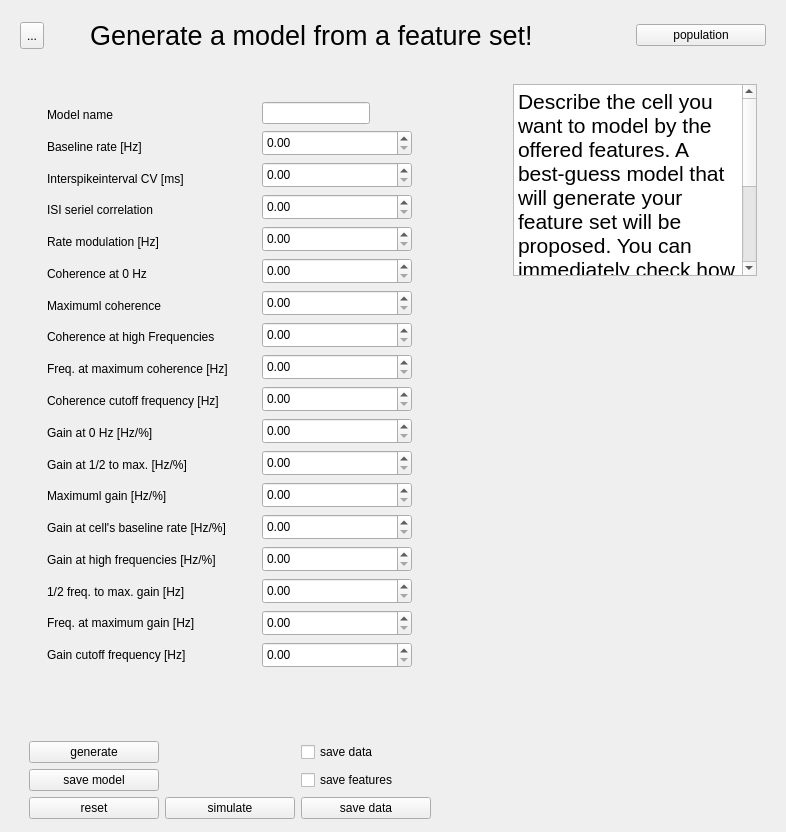
      <widget class="QWidget" name="create_model">
       <layout class="QVBoxLayout" name="verticalLayout_17">
        <item>
         <widget class="QWidget" name="cm_header" native="true">
          <layout class="QHBoxLayout" name="horizontalLayout_7" stretch="0,0,1,0">
           <item>
            <widget class="QToolButton" name="cm_back_to_main">
             <property name="maximumSize">
              <size>
               <width>16777215</width>
               <height>27</height>
              </size>
             </property>
             <property name="text">
              <string>...</string>
             </property>
             <property name="icon">
              <iconset resource="resources.qrc">
               <normaloff>:/icons/pictograms/home.png</normaloff>:/icons/pictograms/home.png</iconset>
             </property>
             <property name="iconSize">
              <size>
               <width>24</width>
               <height>16</height>
              </size>
             </property>
             <property name="arrowType">
              <enum>Qt::NoArrow</enum>
             </property>
            </widget>
           </item>
           <item>
            <spacer name="horizontalSpacer_5">
             <property name="orientation">
              <enum>Qt::Horizontal</enum>
             </property>
             <property name="sizeType">
              <enum>QSizePolicy::Maximum</enum>
             </property>
             <property name="sizeHint" stdset="0">
              <size>
               <width>40</width>
               <height>20</height>
              </size>
             </property>
            </spacer>
           </item>
           <item>
            <widget class="QLabel" name="cm_title">
             <property name="font">
              <font>
               <pointsize>20</pointsize>
              </font>
             </property>
             <property name="text">
              <string>Generate a model from a feature set!</string>
             </property>
             <property name="role" stdset="0">
              <string>title</string>
             </property>
            </widget>
           </item>
           <item>
            <widget class="QPushButton" name="cm_table_version">
             <property name="sizePolicy">
              <sizepolicy hsizetype="Fixed" vsizetype="Fixed">
               <horstretch>0</horstretch>
               <verstretch>0</verstretch>
              </sizepolicy>
             </property>
             <property name="minimumSize">
              <size>
               <width>130</width>
               <height>0</height>
              </size>
             </property>
             <property name="maximumSize">
              <size>
               <width>130</width>
               <height>16777215</height>
              </size>
             </property>
             <property name="text">
              <string>population</string>
             </property>
            </widget>
           </item>
          </layout>
         </widget>
        </item>
        <item>
         <widget class="QWidget" name="cm_content_widget" native="true">
          <layout class="QHBoxLayout" name="horizontalLayout_10" stretch="8,1,20">
           <property name="bottomMargin">
            <number>1</number>
           </property>
           <item alignment="Qt::AlignRight">
            <widget class="QWidget" name="widget_4" native="true">
             <property name="sizePolicy">
              <sizepolicy hsizetype="Preferred" vsizetype="Expanding">
               <horstretch>0</horstretch>
               <verstretch>0</verstretch>
              </sizepolicy>
             </property>
             <layout class="QVBoxLayout" name="verticalLayout_14">
              <property name="bottomMargin">
               <number>0</number>
              </property>
              <item>
               <widget class="QWidget" name="cm_left_box" native="true">
                <layout class="QHBoxLayout" name="horizontalLayout_6">
                 <item>
                  <widget class="QWidget" name="cm_label_box" native="true">
                   <layout class="QVBoxLayout" name="verticalLayout_12">
                    <item>
                     <widget class="QLabel" name="cm_label_name">
                      <property name="text">
                       <string>Model name</string>
                      </property>
                     </widget>
                    </item>
                    <item>
                     <widget class="QLabel" name="cm_label_1">
                      <property name="text">
                       <string>Baseline rate [Hz]</string>
                      </property>
                     </widget>
                    </item>
                    <item>
                     <widget class="QLabel" name="cm_label_2">
                      <property name="text">
                       <string>Interspikeinterval CV [ms]</string>
                      </property>
                     </widget>
                    </item>
                    <item>
                     <widget class="QLabel" name="cm_label_3">
                      <property name="text">
                       <string>ISI seriel correlation</string>
                      </property>
                     </widget>
                    </item>
                    <item>
                     <widget class="QLabel" name="cm_label_4">
                      <property name="text">
                       <string>Rate modulation [Hz]</string>
                      </property>
                     </widget>
                    </item>
                    <item>
                     <widget class="QLabel" name="cm_label_5">
                      <property name="text">
                       <string>Coherence at 0 Hz</string>
                      </property>
                     </widget>
                    </item>
                    <item>
                     <widget class="QLabel" name="cm_label_6">
                      <property name="text">
                       <string>Maximuml coherence</string>
                      </property>
                     </widget>
                    </item>
                    <item>
                     <widget class="QLabel" name="cm_label_7">
                      <property name="text">
                       <string>Coherence at high Frequencies</string>
                      </property>
                     </widget>
                    </item>
                    <item>
                     <widget class="QLabel" name="cm_label_8">
                      <property name="text">
                       <string>Freq. at maximum coherence [Hz]</string>
                      </property>
                     </widget>
                    </item>
                    <item>
                     <widget class="QLabel" name="cm_label_9">
                      <property name="text">
                       <string>Coherence cutoff frequency [Hz]</string>
                      </property>
                     </widget>
                    </item>
                    <item>
                     <widget class="QLabel" name="cm_label_10">
                      <property name="text">
                       <string>Gain at 0 Hz [Hz/%]</string>
                      </property>
                     </widget>
                    </item>
                    <item>
                     <widget class="QLabel" name="cm_label_11">
                      <property name="text">
                       <string>Gain at 1/2 to max. [Hz/%]</string>
                      </property>
                     </widget>
                    </item>
                    <item>
                     <widget class="QLabel" name="cm_label_12">
                      <property name="text">
                       <string>Maximuml gain [Hz/%]</string>
                      </property>
                     </widget>
                    </item>
                    <item>
                     <widget class="QLabel" name="cm_label_13">
                      <property name="text">
                       <string>Gain at cell's baseline rate [Hz/%]</string>
                      </property>
                     </widget>
                    </item>
                    <item>
                     <widget class="QLabel" name="cm_label_14">
                      <property name="text">
                       <string>Gain at high frequencies [Hz/%]</string>
                      </property>
                     </widget>
                    </item>
                    <item>
                     <widget class="QLabel" name="cm_label_15">
                      <property name="text">
                       <string>1/2 freq. to max. gain [Hz]</string>
                      </property>
                     </widget>
                    </item>
                    <item>
                     <widget class="QLabel" name="cm_label_16">
                      <property name="text">
                       <string>Freq. at maximum gain [Hz]</string>
                      </property>
                     </widget>
                    </item>
                    <item>
                     <widget class="QLabel" name="cm_label_17">
                      <property name="text">
                       <string>Gain cutoff frequency [Hz]</string>
                      </property>
                     </widget>
                    </item>
                   </layout>
                  </widget>
                 </item>
                 <item>
                  <widget class="QWidget" name="cm_input_box" native="true">
                   <layout class="QVBoxLayout" name="verticalLayout_13">
                    <item>
                     <widget class="QLineEdit" name="cm_input_name">
                      <property name="sizePolicy">
                       <sizepolicy hsizetype="Fixed" vsizetype="Fixed">
                        <horstretch>150</horstretch>
                        <verstretch>26</verstretch>
                       </sizepolicy>
                      </property>
                     </widget>
                    </item>
                    <item>
                     <widget class="FreeTypingDoubleSpinBox" name="cm_doubleSpinBox_1">
                      <property name="sizePolicy">
                       <sizepolicy hsizetype="Fixed" vsizetype="Fixed">
                        <horstretch>150</horstretch>
                        <verstretch>26</verstretch>
                       </sizepolicy>
                      </property>
                      <property name="minimumSize">
                       <size>
                        <width>150</width>
                        <height>26</height>
                       </size>
                      </property>
                     </widget>
                    </item>
                    <item>
                     <widget class="FreeTypingDoubleSpinBox" name="cm_doubleSpinBox_2">
                      <property name="sizePolicy">
                       <sizepolicy hsizetype="Fixed" vsizetype="Fixed">
                        <horstretch>150</horstretch>
                        <verstretch>26</verstretch>
                       </sizepolicy>
                      </property>
                      <property name="minimumSize">
                       <size>
                        <width>150</width>
                        <height>26</height>
                       </size>
                      </property>
                     </widget>
                    </item>
                    <item>
                     <widget class="FreeTypingDoubleSpinBox" name="cm_doubleSpinBox_3">
                      <property name="sizePolicy">
                       <sizepolicy hsizetype="Fixed" vsizetype="Fixed">
                        <horstretch>150</horstretch>
                        <verstretch>26</verstretch>
                       </sizepolicy>
                      </property>
                      <property name="minimumSize">
                       <size>
                        <width>150</width>
                        <height>26</height>
                       </size>
                      </property>
                     </widget>
                    </item>
                    <item>
                     <widget class="FreeTypingDoubleSpinBox" name="cm_doubleSpinBox_4">
                      <property name="sizePolicy">
                       <sizepolicy hsizetype="Fixed" vsizetype="Fixed">
                        <horstretch>0</horstretch>
                        <verstretch>0</verstretch>
                       </sizepolicy>
                      </property>
                      <property name="minimumSize">
                       <size>
                        <width>150</width>
                        <height>26</height>
                       </size>
                      </property>
                      <property name="maximumSize">
                       <size>
                        <width>150</width>
                        <height>26</height>
                       </size>
                      </property>
                     </widget>
                    </item>
                    <item>
                     <widget class="FreeTypingDoubleSpinBox" name="cm_doubleSpinBox_5">
                      <property name="sizePolicy">
                       <sizepolicy hsizetype="Fixed" vsizetype="Fixed">
                        <horstretch>0</horstretch>
                        <verstretch>0</verstretch>
                       </sizepolicy>
                      </property>
                      <property name="minimumSize">
                       <size>
                        <width>150</width>
                        <height>26</height>
                       </size>
                      </property>
                      <property name="maximumSize">
                       <size>
                        <width>150</width>
                        <height>26</height>
                       </size>
                      </property>
                     </widget>
                    </item>
                    <item>
                     <widget class="FreeTypingDoubleSpinBox" name="cm_doubleSpinBox_6">
                      <property name="sizePolicy">
                       <sizepolicy hsizetype="Fixed" vsizetype="Fixed">
                        <horstretch>0</horstretch>
                        <verstretch>0</verstretch>
                       </sizepolicy>
                      </property>
                      <property name="minimumSize">
                       <size>
                        <width>150</width>
                        <height>26</height>
                       </size>
                      </property>
                      <property name="maximumSize">
                       <size>
                        <width>150</width>
                        <height>26</height>
                       </size>
                      </property>
                     </widget>
                    </item>
                    <item>
                     <widget class="FreeTypingDoubleSpinBox" name="cm_doubleSpinBox_7">
                      <property name="sizePolicy">
                       <sizepolicy hsizetype="Fixed" vsizetype="Fixed">
                        <horstretch>0</horstretch>
                        <verstretch>0</verstretch>
                       </sizepolicy>
                      </property>
                      <property name="minimumSize">
                       <size>
                        <width>150</width>
                        <height>26</height>
                       </size>
                      </property>
                      <property name="maximumSize">
                       <size>
                        <width>150</width>
                        <height>26</height>
                       </size>
                      </property>
                     </widget>
                    </item>
                    <item>
                     <widget class="FreeTypingDoubleSpinBox" name="cm_doubleSpinBox_8">
                      <property name="sizePolicy">
                       <sizepolicy hsizetype="Fixed" vsizetype="Fixed">
                        <horstretch>0</horstretch>
                        <verstretch>0</verstretch>
                       </sizepolicy>
                      </property>
                      <property name="minimumSize">
                       <size>
                        <width>150</width>
                        <height>26</height>
                       </size>
                      </property>
                      <property name="maximumSize">
                       <size>
                        <width>150</width>
                        <height>26</height>
                       </size>
                      </property>
                     </widget>
                    </item>
                    <item>
                     <widget class="FreeTypingDoubleSpinBox" name="cm_doubleSpinBox_9">
                      <property name="sizePolicy">
                       <sizepolicy hsizetype="Fixed" vsizetype="Fixed">
                        <horstretch>0</horstretch>
                        <verstretch>0</verstretch>
                       </sizepolicy>
                      </property>
                      <property name="minimumSize">
                       <size>
                        <width>150</width>
                        <height>26</height>
                       </size>
                      </property>
                      <property name="maximumSize">
                       <size>
                        <width>150</width>
                        <height>26</height>
                       </size>
                      </property>
                     </widget>
                    </item>
                    <item>
                     <widget class="QDoubleSpinBox" name="cm_doubleSpinBox_10">
                      <property name="sizePolicy">
                       <sizepolicy hsizetype="Fixed" vsizetype="Fixed">
                        <horstretch>0</horstretch>
                        <verstretch>0</verstretch>
                       </sizepolicy>
                      </property>
                      <property name="minimumSize">
                       <size>
                        <width>150</width>
                        <height>26</height>
                       </size>
                      </property>
                      <property name="maximumSize">
                       <size>
                        <width>150</width>
                        <height>26</height>
                       </size>
                      </property>
                     </widget>
                    </item>
                    <item>
                     <widget class="QDoubleSpinBox" name="cm_doubleSpinBox_11">
                      <property name="sizePolicy">
                       <sizepolicy hsizetype="Fixed" vsizetype="Fixed">
                        <horstretch>0</horstretch>
                        <verstretch>0</verstretch>
                       </sizepolicy>
                      </property>
                      <property name="minimumSize">
                       <size>
                        <width>150</width>
                        <height>26</height>
                       </size>
                      </property>
                      <property name="maximumSize">
                       <size>
                        <width>150</width>
                        <height>26</height>
                       </size>
                      </property>
                     </widget>
                    </item>
                    <item>
                     <widget class="QDoubleSpinBox" name="cm_doubleSpinBox_12">
                      <property name="sizePolicy">
                       <sizepolicy hsizetype="Fixed" vsizetype="Fixed">
                        <horstretch>0</horstretch>
                        <verstretch>0</verstretch>
                       </sizepolicy>
                      </property>
                      <property name="minimumSize">
                       <size>
                        <width>150</width>
                        <height>26</height>
                       </size>
                      </property>
                      <property name="maximumSize">
                       <size>
                        <width>150</width>
                        <height>26</height>
                       </size>
                      </property>
                     </widget>
                    </item>
                    <item>
                     <widget class="QDoubleSpinBox" name="cm_doubleSpinBox_13">
                      <property name="sizePolicy">
                       <sizepolicy hsizetype="Fixed" vsizetype="Fixed">
                        <horstretch>0</horstretch>
                        <verstretch>0</verstretch>
                       </sizepolicy>
                      </property>
                      <property name="minimumSize">
                       <size>
                        <width>150</width>
                        <height>26</height>
                       </size>
                      </property>
                      <property name="maximumSize">
                       <size>
                        <width>150</width>
                        <height>26</height>
                       </size>
                      </property>
                     </widget>
                    </item>
                    <item>
                     <widget class="QDoubleSpinBox" name="cm_doubleSpinBox_14">
                      <property name="sizePolicy">
                       <sizepolicy hsizetype="Fixed" vsizetype="Fixed">
                        <horstretch>0</horstretch>
                        <verstretch>0</verstretch>
                       </sizepolicy>
                      </property>
                      <property name="minimumSize">
                       <size>
                        <width>150</width>
                        <height>26</height>
                       </size>
                      </property>
                      <property name="maximumSize">
                       <size>
                        <width>150</width>
                        <height>26</height>
                       </size>
                      </property>
                     </widget>
                    </item>
                    <item>
                     <widget class="QDoubleSpinBox" name="cm_doubleSpinBox_15">
                      <property name="sizePolicy">
                       <sizepolicy hsizetype="Fixed" vsizetype="Fixed">
                        <horstretch>150</horstretch>
                        <verstretch>26</verstretch>
                       </sizepolicy>
                      </property>
                      <property name="minimumSize">
                       <size>
                        <width>150</width>
                        <height>26</height>
                       </size>
                      </property>
                     </widget>
                    </item>
                    <item>
                     <widget class="QDoubleSpinBox" name="cm_doubleSpinBox_16">
                      <property name="sizePolicy">
                       <sizepolicy hsizetype="Fixed" vsizetype="Fixed">
                        <horstretch>150</horstretch>
                        <verstretch>26</verstretch>
                       </sizepolicy>
                      </property>
                      <property name="minimumSize">
                       <size>
                        <width>150</width>
                        <height>26</height>
                       </size>
                      </property>
                     </widget>
                    </item>
                    <item>
                     <widget class="QDoubleSpinBox" name="cm_doubleSpinBox_17">
                      <property name="sizePolicy">
                       <sizepolicy hsizetype="Fixed" vsizetype="Fixed">
                        <horstretch>150</horstretch>
                        <verstretch>26</verstretch>
                       </sizepolicy>
                      </property>
                      <property name="minimumSize">
                       <size>
                        <width>150</width>
                        <height>26</height>
                       </size>
                      </property>
                     </widget>
                    </item>
                   </layout>
                  </widget>
                 </item>
                </layout>
               </widget>
              </item>
              <item>
               <spacer name="verticalSpacer_6">
                <property name="orientation">
                 <enum>Qt::Vertical</enum>
                </property>
                <property name="sizeHint" stdset="0">
                 <size>
                  <width>20</width>
                  <height>40</height>
                 </size>
                </property>
               </spacer>
              </item>
              <item>
               <widget class="QWidget" name="cm_save_box" native="true">
                <property name="sizePolicy">
                 <sizepolicy hsizetype="Preferred" vsizetype="Minimum">
                  <horstretch>0</horstretch>
                  <verstretch>0</verstretch>
                 </sizepolicy>
                </property>
                <layout class="QGridLayout" name="gridLayout_2">
                 <property name="leftMargin">
                  <number>0</number>
                 </property>
                 <property name="rightMargin">
                  <number>39</number>
                 </property>
                 <property name="bottomMargin">
                  <number>1</number>
                 </property>
                 <item row="2" column="1">
                  <widget class="QPushButton" name="cm_btn_simulate">
                   <property name="sizePolicy">
                    <sizepolicy hsizetype="Fixed" vsizetype="Fixed">
                     <horstretch>0</horstretch>
                     <verstretch>0</verstretch>
                    </sizepolicy>
                   </property>
                   <property name="minimumSize">
                    <size>
                     <width>130</width>
                     <height>0</height>
                    </size>
                   </property>
                   <property name="maximumSize">
                    <size>
                     <width>130</width>
                     <height>16777215</height>
                    </size>
                   </property>
                   <property name="text">
                    <string>simulate</string>
                   </property>
                  </widget>
                 </item>
                 <item row="2" column="2">
                  <widget class="QPushButton" name="cm_btn_save">
                   <property name="sizePolicy">
                    <sizepolicy hsizetype="Fixed" vsizetype="Fixed">
                     <horstretch>0</horstretch>
                     <verstretch>0</verstretch>
                    </sizepolicy>
                   </property>
                   <property name="minimumSize">
                    <size>
                     <width>130</width>
                     <height>0</height>
                    </size>
                   </property>
                   <property name="maximumSize">
                    <size>
                     <width>130</width>
                     <height>16777215</height>
                    </size>
                   </property>
                   <property name="text">
                    <string>save data</string>
                   </property>
                  </widget>
                 </item>
                 <item row="0" column="2">
                  <widget class="QCheckBox" name="cm_checkBox_data">
                   <property name="text">
                    <string>save data</string>
                   </property>
                  </widget>
                 </item>
                 <item row="1" column="2">
                  <widget class="QCheckBox" name="cm_checkBox_features">
                   <property name="text">
                    <string>save features</string>
                   </property>
                  </widget>
                 </item>
                 <item row="1" column="1">
                  <spacer name="horizontalSpacer_17">
                   <property name="orientation">
                    <enum>Qt::Horizontal</enum>
                   </property>
                   <property name="sizeHint" stdset="0">
                    <size>
                     <width>40</width>
                     <height>20</height>
                    </size>
                   </property>
                  </spacer>
                 </item>
                 <item row="0" column="1">
                  <spacer name="horizontalSpacer_7">
                   <property name="orientation">
                    <enum>Qt::Horizontal</enum>
                   </property>
                   <property name="sizeHint" stdset="0">
                    <size>
                     <width>40</width>
                     <height>20</height>
                    </size>
                   </property>
                  </spacer>
                 </item>
                 <item row="0" column="0">
                  <widget class="QPushButton" name="cm_btn_generate">
                   <property name="sizePolicy">
                    <sizepolicy hsizetype="Fixed" vsizetype="Fixed">
                     <horstretch>0</horstretch>
                     <verstretch>0</verstretch>
                    </sizepolicy>
                   </property>
                   <property name="minimumSize">
                    <size>
                     <width>130</width>
                     <height>0</height>
                    </size>
                   </property>
                   <property name="maximumSize">
                    <size>
                     <width>130</width>
                     <height>16777215</height>
                    </size>
                   </property>
                   <property name="text">
                    <string>generate</string>
                   </property>
                  </widget>
                 </item>
                 <item row="1" column="0">
                  <widget class="QPushButton" name="cm_btn_save_params">
                   <property name="sizePolicy">
                    <sizepolicy hsizetype="Fixed" vsizetype="Fixed">
                     <horstretch>0</horstretch>
                     <verstretch>0</verstretch>
                    </sizepolicy>
                   </property>
                   <property name="minimumSize">
                    <size>
                     <width>130</width>
                     <height>0</height>
                    </size>
                   </property>
                   <property name="text">
                    <string>save model</string>
                   </property>
                  </widget>
                 </item>
                 <item row="2" column="0">
                  <widget class="QPushButton" name="cm_btn_reset">
                   <property name="sizePolicy">
                    <sizepolicy hsizetype="Fixed" vsizetype="Fixed">
                     <horstretch>0</horstretch>
                     <verstretch>0</verstretch>
                    </sizepolicy>
                   </property>
                   <property name="minimumSize">
                    <size>
                     <width>130</width>
                     <height>0</height>
                    </size>
                   </property>
                   <property name="maximumSize">
                    <size>
                     <width>130</width>
                     <height>16777215</height>
                    </size>
                   </property>
                   <property name="text">
                    <string>reset</string>
                   </property>
                  </widget>
                 </item>
                </layout>
               </widget>
              </item>
             </layout>
            </widget>
           </item>
           <item>
            <widget class="QWidget" name="cm_spcaerwidget" native="true">
             <property name="sizePolicy">
              <sizepolicy hsizetype="Expanding" vsizetype="Preferred">
               <horstretch>0</horstretch>
               <verstretch>0</verstretch>
              </sizepolicy>
             </property>
             <property name="minimumSize">
              <size>
               <width>1</width>
               <height>0</height>
              </size>
             </property>
            </widget>
           </item>
           <item>
            <widget class="QWidget" name="cm_right_box" native="true">
             <property name="sizePolicy">
              <sizepolicy hsizetype="Preferred" vsizetype="Expanding">
               <horstretch>0</horstretch>
               <verstretch>0</verstretch>
              </sizepolicy>
             </property>
             <layout class="QVBoxLayout" name="verticalLayout_15" stretch="0,1">
              <property name="bottomMargin">
               <number>1</number>
              </property>
              <item>
               <widget class="QPlainTextEdit" name="cm_text_output">
                <property name="sizePolicy">
                 <sizepolicy hsizetype="Preferred" vsizetype="Preferred">
                  <horstretch>0</horstretch>
                  <verstretch>0</verstretch>
                 </sizepolicy>
                </property>
                <property name="font">
                 <font>
                  <pointsize>16</pointsize>
                 </font>
                </property>
                <property name="readOnly">
                 <bool>true</bool>
                </property>
                <property name="plainText">
                 <string>Describe the cell you want to model by the offered features. A best-guess model that will generate your feature set will be proposed. You can immediately check how well the model fits be using it to simulate data and compare the simulated features with your input. </string>
                </property>
               </widget>
              </item>
              <item>
               <widget class="QFrame" name="cm_figure">
                <property name="sizePolicy">
                 <sizepolicy hsizetype="Expanding" vsizetype="Expanding">
                  <horstretch>0</horstretch>
                  <verstretch>0</verstretch>
                 </sizepolicy>
                </property>
                <property name="frameShape">
                 <enum>QFrame::NoFrame</enum>
                </property>
                <property name="frameShadow">
                 <enum>QFrame::Raised</enum>
                </property>
                <layout class="QVBoxLayout" name="verticalLayout_5"/>
               </widget>
              </item>
             </layout>
            </widget>
           </item>
          </layout>
         </widget>
        </item>
       </layout>
      </widget>
